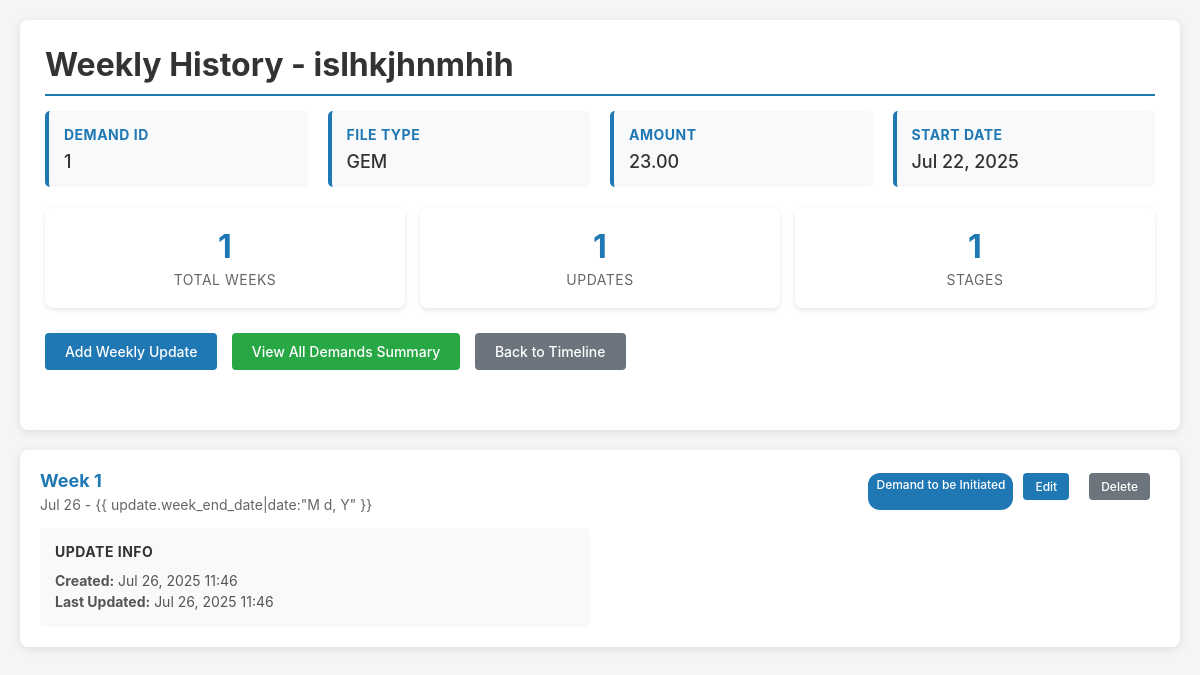
Page /demand/35/weekly/history/ on the earlier database version.
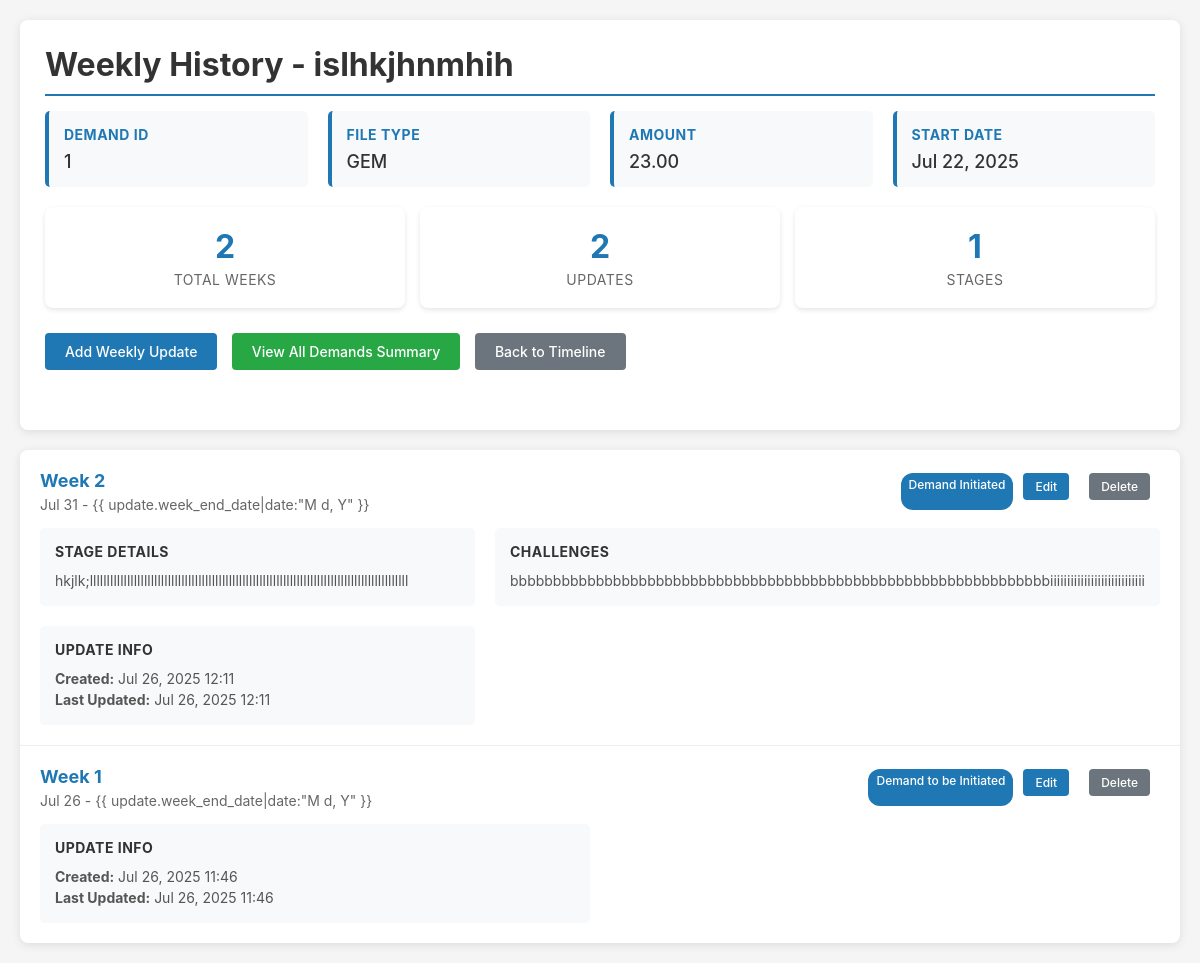
Same page on the later database version.
### trackerapp/models.py (models this page shows, shortened)
class WeeklyUpdate(models.Model):
    demand = models.ForeignKey(Demand, on_delete=models.CASCADE, related_name='weekly_updates')
    week_number = models.IntegerField()
    week_start_date = models.DateField()
    week_end_date = models.DateField()
    current_stage = models.CharField(max_length=50, choices=Stage.choices, null=True, blank=True)
    progress_percentage = models.IntegerField(default=0)
    challenges = models.TextField(blank=True, null=True)
    achievements = models.TextField(blank=True, null=True)
    next_week_plan = models.TextField(blank=True, null=True)
    created_at = models.DateTimeField(auto_now_add=True)
    updated_at = models.DateTimeField(auto_now=True)
    class Meta:
        unique_together = ('demand', 'week_number')
        ordering = ['-week_number']

### trackerapp/views.py (the view)
# urls.py: path('demand/<int:demand_id>/weekly/history/', views.weekly_history, name='weekly_history'),
def weekly_history(request, demand_id):
    demand = get_object_or_404(Demand, id=demand_id)
    weekly_updates = WeeklyUpdate.objects.filter(demand=demand).order_by('-week_number')
    total_weeks = weekly_updates.count()
    stage_progression = []
    for update in weekly_updates.order_by('week_number'):
        if update.current_stage:
            stage_progression.append({
                'week': update.week_number,
                'stage': update.current_stage,
                'date': update.week_start_date
            })
    return render(request, 'trackerapp/weekly_history.html', {
        'demand': demand,
        'weekly_updates': weekly_updates,
        'total_weeks': total_weeks,
        'stage_progression': stage_progression
    })

### trackerapp/templates/trackerapp/weekly_history.html (shortened to what the changed rows need)
<!DOCTYPE html>
<html lang="en">
<head>
</head>
<body>
    <div class="container">
        <div class="header">
            <h1>Weekly History - {{ demand.name }}</h1>
            <div class="summary-stats">
                <div class="stat-card">
                    <div class="stat-number">{{ total_weeks }}</div>
                    <div class="stat-label">Total Weeks</div>
                </div>
                <div class="stat-card">
                    <div class="stat-number">{{ weekly_updates.count }}</div>
                    <div class="stat-label">Updates</div>
                </div>
            </div>
        </div>
        <div class="weekly-updates">
            {% if weekly_updates %}
            {% for update in weekly_updates %}
            <div class="update-card">
                <div class="update-header">
                    <div class="week-info">
                        <div class="week-number">Week {{ update.week_number }}</div>
                        <div class="week-dates">{{ update.week_start_date|date:"M d" }} - {{
                            update.week_end_date|date:"M d, Y" }}</div>
                    </div>
                    <div class="update-actions">
                        {% if update.current_stage %}
                        <span class="stage-badge">{{ update.get_current_stage_display }}</span>
                        {% endif %}
                        <a href="{% url 'edit_weekly_update' update_id=update.id %}"
                            class="btn btn-primary btn-small">Edit</a>
                        <a href="javascript:void(0)" class="btn btn-secondary btn-small"
                            onclick="deleteWeeklyUpdate({{ update.id }}, '{{ demand.id }}')">Delete</a>
                    </div>
                </div>
                <div class="update-content">
                    {% if update.achievements %}
                    <div class="content-section">
                        <h4>Stage Details</h4>
                        <p>{{ update.achievements|linebreaks }}</p>
                    </div>
                    {% endif %}
                    {% if update.challenges %}
                    <div class="content-section">
                        <h4>Challenges</h4>
                        <p>{{ update.challenges|linebreaks }}</p>
                    </div>
                    {% endif %}
                    <div class="content-section">
                        <h4>Update Info</h4>
                        <p><strong>Created:</strong> {{ update.created_at|date:"M d, Y H:i" }}</p>
                        {% if update.updated_at != update.created_at %}
                        <p><strong>Last Updated:</strong> {{ update.updated_at|date:"M d, Y H:i" }}</p>
                        {% endif %}
                    </div>
                </div>
            </div>
            {% endfor %}
            {% else %}
            <div class="no-updates">
                <h3>No Weekly Updates Yet</h3>
                <p>Start tracking progress by adding your first weekly update.</p>
                <a href="{% url 'add_weekly_update' demand_id=demand.id %}" class="btn btn-primary">Add First Update</a>
            </div>
            {% endif %}
        </div>
    </div>
</body>
</html>

Differences in the rows shown:
added WeeklyUpdate: week_number "2", week_start_date "Jul 31", current_stage "Demand Initiated", achievements "hkjlk;llllllllllllllllllllllllllllllllllllllllllllllllllllllllllllllllllllllllllllllllllllllllllllll", challenges "bbbbbbbbbbbbbbbbbbbbbbbbbbbbbbbbbbbbbbbbbbbbbbbbbbbbbbbbbbbbbbbiiiiiiiiiiiiiiiiiiiiiiiiiiii", created_at "Jul 26, 2025 12:11", updated_at "Jul 26, 2025 12:11"
Other differences:
{{ total_weeks }}: "1" → "2"
{{ weekly_updates.count }}: "1" → "2"
